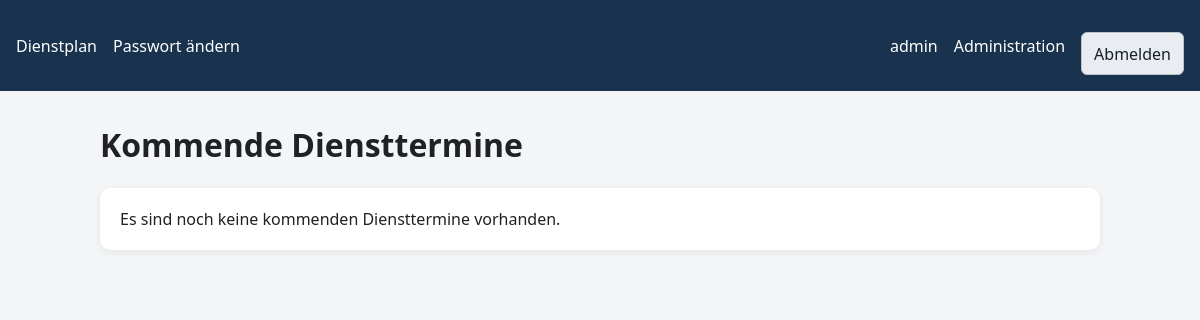
Page / (signed in) on the earlier database version.
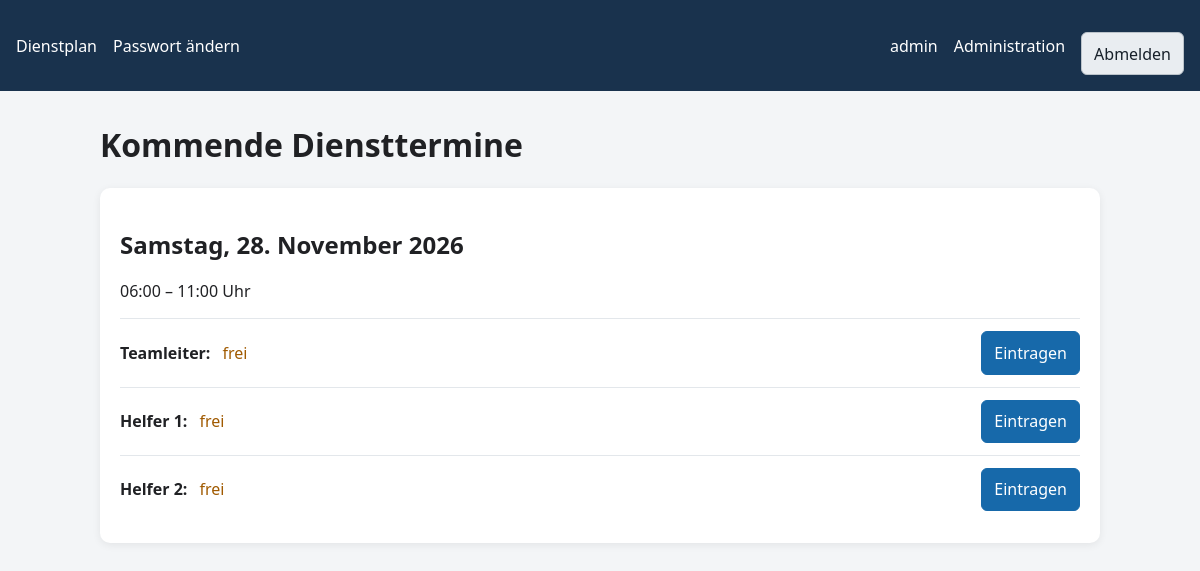
Same page on the later database version.
### app/models.py (models this page shows)
class Shift(db.Model):
    __tablename__ = "shifts"
    id = db.Column(db.Integer, primary_key=True)
    date = db.Column(db.Date, nullable=False, index=True)
    start_time = db.Column(db.String(5), nullable=False, default="06:00")
    end_time = db.Column(db.String(5), nullable=False, default="11:00")
    note = db.Column(db.Text, nullable=True)
    created_at = db.Column(db.DateTime, default=datetime.utcnow, nullable=False)
    updated_at = db.Column(
        db.DateTime,
        default=datetime.utcnow,
        onupdate=datetime.utcnow,
        nullable=False,
    )
    assignments = db.relationship(
        "Assignment",
        back_populates="shift",
        cascade="all, delete-orphan",
    )

### app/__init__.py (the view)
    @app.route("/")
    @login_required
    def schedule():
        shifts = (
            Shift.query.filter(Shift.date >= date.today())
            .order_by(Shift.date.asc(), Shift.start_time.asc())
            .all()
        )
        return render_template("schedule.html", shifts=shifts)

### app/__init__.py (called while the page is built)
def current_user():
    user_id = session.get("user_id")
    if not user_id:
        return None
    return db.session.get(User, user_id)

### app/templates/schedule.html (shortened to what this page needs)
{% extends "base.html" %}
{% block content %}
<h1>Kommende Diensttermine</h1>
{% if not shifts %}
    <div class="card">
        Es sind noch keine kommenden Diensttermine vorhanden.
    </div>
{% endif %}
{% for shift in shifts %}
<div class="card">
    <h2>{{ shift.date|german_date }}</h2>
    <p>
        {{ shift.start_time }} – {{ shift.end_time }} Uhr
    </p>
    {% for position, label in positions.items() %}
        {% set assignment = shift.assignments
            |selectattr("position", "equalto", position)
            |first %}
        <div class="assignment">
            <strong>{{ label }}:</strong>
            {% if assignment %}
                <span>{{ assignment.user.username }}</span>
                {% if assignment.user_id == current_user.id
                      or current_user.is_admin %}
                    <form method="post"
                          action="{{ url_for(
                              'remove_assignment',
                              assignment_id=assignment.id
                          ) }}">
                        <input type="hidden"
                               name="csrf_token"
                               value="{{ session.csrf_token }}">
                        <button class="danger" type="submit">
                            Austragen
                        </button>
                    </form>
                {% endif %}
            {% else %}
                <span class="free">frei</span>
                <form method="post"
                      action="{{ url_for(
                          'assign',
                          shift_id=shift.id,
                          position=position
                      ) }}">
                    <button class="primary" type="submit">
                        Eintragen
                    </button>
                </form>
            {% endif %}
        </div>
    {% endfor %}
</div>
{% endfor %}
{% endblock %}

Differences in the rows shown:
added Shift: date|german_date "Samstag, 28. November 2026", start_time "06:00", end_time "11:00", positions "Teamleiter" "Helfer 1" "Helfer 2"
Other differences:
text no longer shown: "Es sind noch keine kommenden Diensttermine vorhanden."
